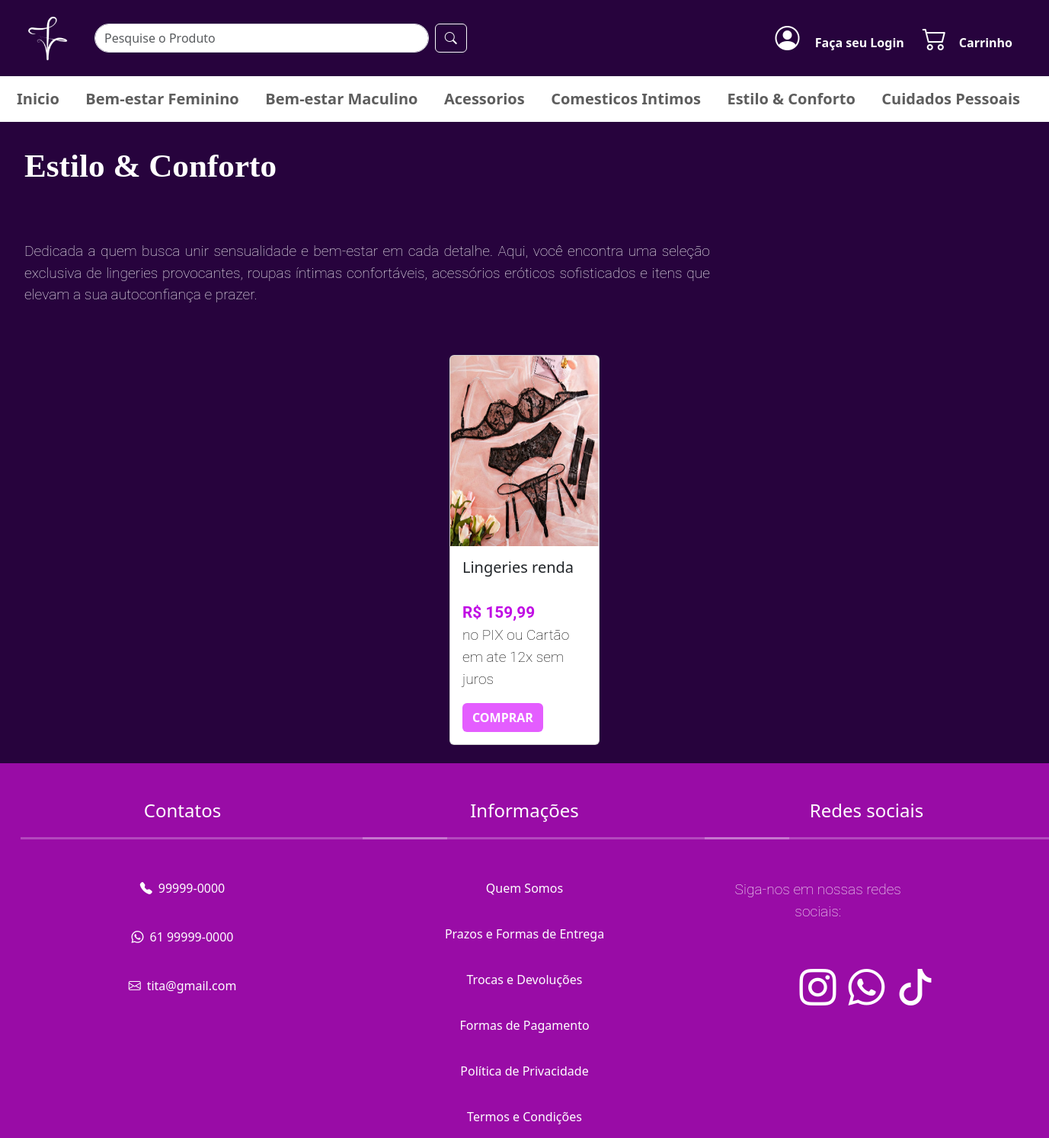
Page /categoria/estiloeconforto/ on the committed database.
### produto/models.py (models this page shows, shortened)
class Produto(models.Model):
    name = models.CharField(max_length=200)
    brand = models.ForeignKey(Brand, on_delete=models.PROTECT, related_name='brand_product')
    category = models.ForeignKey(Category, on_delete=models.PROTECT, related_name='category_product')
    image = models.ImageField(upload_to= 'produtos/')
    description = models.TextField(blank=True, null=True)
    serie_number = models.CharField(max_length=100, blank=True, null=True)
    cost_price = models.DecimalField(max_digits=20, decimal_places=2)
    selling_price = models.DecimalField(max_digits=20, decimal_places=2)
    quantity = models.IntegerField(default=0)
    created_at = models.DateTimeField(auto_now_add=True)
    updated_at = models.DateTimeField(auto_now=True)
    class Meta:
        ordering = ['name']

### categoria/views.py (the view)
# urls.py: path('categoria/estiloeconforto/', categoria_views.EstiloListView.as_view(), name='estilo_list'),
class EstiloListView(ListView):
   model = Produto
   template_name = '_estilo.html'
   context_object_name = 'estilo'
   def get_queryset(self):
    categoria = get_object_or_404(Category, name="estilo")
    return Produto.objects.filter(category=categoria)

### categoria/templates/_estilo.html (shortened to what this page needs)
{% extends 'base.html' %}
{% block content %}
{% load static %}
<h1>Estilo & Conforto</h1>
<p style="text-align: justify;">Dedicada a quem busca unir sensualidade e bem-estar em cada detalhe.
Aqui, você encontra uma seleção exclusiva de lingeries provocantes, roupas íntimas confortáveis,
acessórios eróticos sofisticados e itens que elevam a sua autoconfiança e prazer. </p>
<div class="container-fluid mt-4 px-5">
    <div class="row justify-content-center" >
      {% for produto in estilo %}
        <div class="col-md-5th p-2">
          <div class="card"  style="width: 90%; margin: 0 auto; display: flex; flex-wrap: wrap; margin-bottom: 1rem;">
            <img src="{{ produto.image.url }}" class="card-img-top" style="width: 100%;" alt="{{ produto.name }}">
            <div class="card-body">
              <h5 class="card-title ">{{ produto.name }}</h5>
              <p class="card-text" style=" padding: 0rem; color: black; width: 100%;" ><span style="font-weight: bold; font-size: 1.3rem; color:rgb(192, 13, 228) ;">R$ {{ produto.selling_price }}</span> no PIX  ou Cartão em ate 12x sem juros</p>
              <a href="{% url 'produto_detalhe' produto.id %}" class="btn text-white" style="background-color: rgb(228, 93, 255); font-weight: bold;">COMPRAR</a>
            </div>
          </div>
        </div>
      {% endfor %}
    </div>
  </div>
{% endblock %}

### static/style.css (style rules this page uses)
html, body { height: 100%; margin: 0; padding: 0; display: flex; flex-direction: column; }

### core/templates/base.html (style rules this page uses)
html, body { background-color: #27033D !important; }

### categoria/templates/_estilo.html (style rules this page uses)
.card-img-top { width: 300px; height: 250px; }
@media (min-width: 992px) { .col-md-5th { width: 18%; } }
.playfair-display ,h1 { font-family: "Playfair Display", serif; font-optical-sizing: auto; font-weight: 900; font-style: bold; font-size: 2.7rem; color: #fff; }
.roboto, p { font-family: "Roboto", serif; font-optical-sizing: auto; font-weight: 200; font-style: normal; font-variation-settings: "wdth" 100; font-size: 1.2rem; color: #fff; }
h1, p { padding: 2rem; }
p { width: 70%; }

### core/templates/components/_footer.html (style rules this page uses)
span { display: block; margin-top: 2rem; }
a { text-decoration: none; color: #fff; align-items: center; }

### rows in the picture
Produto: image (picture), name "Lingeries renda", selling_price "159,99"
